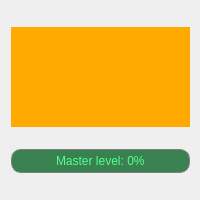
<?xml version="1.0" encoding="UTF-8"?>
<ui version="4.0">
 <class>VLook</class>
 <widget class="QWidget" name="VLook">
  <property name="geometry">
   <rect>
    <x>0</x>
    <y>0</y>
    <width>200</width>
    <height>200</height>
   </rect>
  </property>
  <property name="minimumSize">
   <size>
    <width>200</width>
    <height>200</height>
   </size>
  </property>
  <property name="maximumSize">
   <size>
    <width>200</width>
    <height>200</height>
   </size>
  </property>
  <property name="windowTitle">
   <string notr="true">VLook</string>
  </property>
  <property name="autoFillBackground">
   <bool>false</bool>
  </property>
  <property name="styleSheet">
   <string notr="true">.QWidget {
	background-image: url(:/logo/vlook_logo.png);
}</string>
  </property>
  <widget class="QWidget" name="verticalLayoutWidget">
   <property name="geometry">
    <rect>
     <x>0</x>
     <y>0</y>
     <width>201</width>
     <height>201</height>
    </rect>
   </property>
   <layout class="QVBoxLayout" name="verticalLayout">
    <item>
     <widget class="QLabel" name="lProgName">
      <property name="maximumSize">
       <size>
        <width>16777215</width>
        <height>100</height>
       </size>
      </property>
      <property name="autoFillBackground">
       <bool>false</bool>
      </property>
      <property name="styleSheet">
       <string notr="true">background-color: rgb(255, 170, 0);</string>
      </property>
      <property name="text">
       <string/>
      </property>
      <property name="alignment">
       <set>Qt::AlignHCenter|Qt::AlignTop</set>
      </property>
     </widget>
    </item>
    <item>
     <widget class="QProgressBar" name="pbVolume">
      <property name="autoFillBackground">
       <bool>false</bool>
      </property>
      <property name="styleSheet">
       <string notr="true">QProgressBar {
	color: rgb(85, 255, 142);
	border: 1px solid grey;
	border-radius: 10px;
	background-color: rgb(58, 129, 82);
    text-align: center;
}

QProgressBar::chunk  {
	background-color: #5855ff;
	border: 1px solid #5855ff;
	border-radius: 8px;
}</string>
      </property>
      <property name="value">
       <number>0</number>
      </property>
      <property name="alignment">
       <set>Qt::AlignJustify|Qt::AlignTop</set>
      </property>
      <property name="orientation">
       <enum>Qt::Horizontal</enum>
      </property>
      <property name="textDirection">
       <enum>QProgressBar::TopToBottom</enum>
      </property>
      <property name="format">
       <string>Master level: %p%</string>
      </property>
     </widget>
    </item>
   </layout>
  </widget>
 </widget>
 <layoutdefault spacing="6" margin="11"/>
 <resources/>
 <connections/>
</ui>
